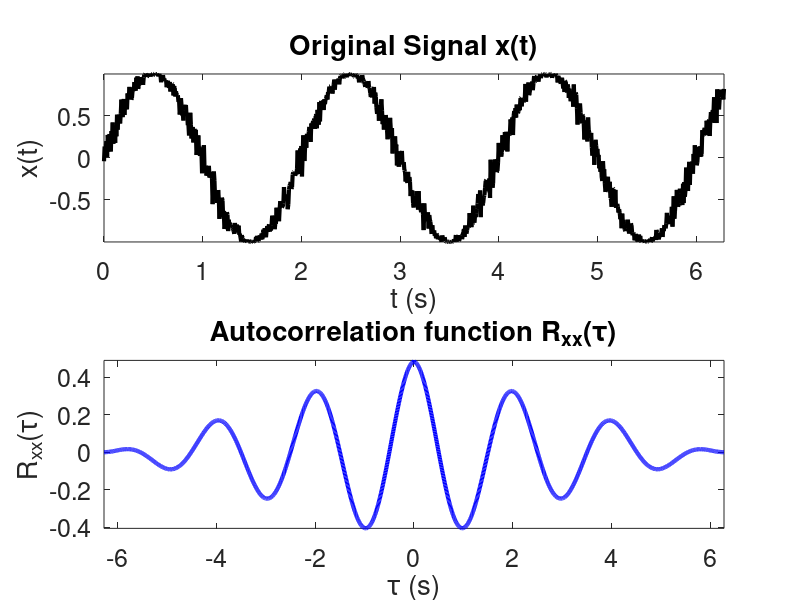

Here is the MATLAB script that generated this plot:
function [output_ACF, tau] = corrXX(t_signal, time, mode, plots1)
%%%%%%%%%%%%%%%%%%%%%%%%%%%%%%%%%%%%%%%%%%%%%%%%%%%%%%%%%%%%%%%%%%%%%%%%%%%
% This function computes the Autoccorelation function of a single time
% signal x(t) by assuming ergodicity and computing the time average of the
% product x(t)x(t+tau), where tau represents the lag-time. The outputs
% include the ACF itself, and a time array tau for the lag.
%%%%%%%%%%%%%%%%%%%%%%%%%%%%%%%%%%%%%%%%%%%%%%%%%%%%%%%%%%%%%%%%%%%%%%%%%%%
% INPUTS:
% t_signal = the time signal x(t) whose autocorrelation function we are
% interested in.
%
% time = either a time array for each t in the signal x(t), or the total
% time period (duration) of the signal.
%
% mode = 1 (one-sided ACF) or 2 (two-sided ACF)
%
% plots1 = 0 (no plots) or 1 (produce plots)
%%%%%%%%%%%%%%%%%%%%%%%%%%%%%%%%%%%%%%%%%%%%%%%%%%%%%%%%%%%%%%%%%%%%%%%%%%%
% OUTPUTS:
% output_ACF = array of values for the autocorrelation function of t_signal
%
% tau = an array of values of the lag tau
%%%%%%%%%%%%%%%%%%%%%%%%%%%%%%%%%%%%%%%%%%%%%%%%%%%%%%%%%%%%%%%%%%%%%%%%%%%
% Developed by: Oscar A. Nieves
% Institution: University of Technology, Sydney.
% Last update: 07/11/2019, 3:40pm
%%%%%%%%%%%%%%%%%%%%%%%%%%%%%%%%%%%%%%%%%%%%%%%%%%%%%%%%%%%%%%%%%%%%%%%%%%%

% Set up default values for inputs
if nargin == 3
    plots1 = 1;
    mode = 1;
elseif nargin == 2
    plots1 = 1;
    mode = 1;
elseif nargin == 1
    plots1 = 1;
    mode = 1;
    time = linspace(0,2*pi,1000);
elseif nargin == 0
    plots1 = 1;
    mode = 2;
    time = linspace(0,2*pi,1000);
    t_signal = sin(pi*time + 0.1*randn(1,length(time)));
end

Nt = length(t_signal);
if length(time) == 1
    time = linspace(0,time,1000);
end
T = max(time);
x = t_signal;
dt = abs(time(2)-time(1));

% Calculate autocorrelation
switch mode
    case 1
        output_ACF = zeros(1,Nt);
        tau = linspace(0,T,Nt);
        xx1 = x.*conj(x);
        output_ACF(1) = dt*( (xx1(1)+xx1(end))/2 + sum(xx1(2:end-1)) );
        xshift = zeros(1,Nt);
        xshift(2:end) = x(1:end-1);
        for ii = 2:Nt
            xshift(1) = 0;
            xshift(2:end) = xshift(1:end-1);
            xx = x.*conj(xshift);
            output_ACF(ii) = dt*( (xx(ii)+xx(end))/2 + sum(xx(ii:end-1)) );
        end
    case 2
        output_ACF = zeros(1,2*Nt+1);
        tau = linspace(-T,T,2*Nt+1);
        xx1 = x.*conj(x);
        md = median(linspace(1,2*Nt+1,2*Nt+1));
        output_ACF(md) = dt*( (xx1(1)+xx1(end))/2 + sum(xx1(2:end-1)) );
        
        % Right-shift
        xshift = zeros(1,Nt);
        xshift(2:end) = x(1:end-1);
        for ii = 2:Nt
            xshift(1) = 0;
            xshift(2:end) = xshift(1:end-1);
            xx = x.*conj(xshift);
            output_ACF(md+ii-1) = dt*( (xx(ii)+xx(end))/2 + sum(xx(ii:end-1)) );
        end
        
        % Left-shift
        xshift = zeros(1,Nt);
        xshift(1:end-1) = x(2:end);
        for ii = 2:Nt
            xshift(end) = 0;
            xshift(1:end-1) = xshift(2:end);
            xx = x.*conj(xshift);
            output_ACF(md-ii+1) = dt*( (xx(1)+xx(end-ii+1))/2 + sum(xx(2:end-ii+1)) );
        end
end

output_ACF = output_ACF/T;

switch plots1
    case 0
        disp('no plots');
    case 1
        figure(1);
        set(gcf,'color','w');
        subplot(211);
        plot(time,x,'k','LineWidth',3);
        title('Original Signal x(t)');
        xlabel('t (s)');
        ylabel('x(t)');
        xlim([min(time) max(time)]);
        ylim([min(x) max(x)]);
        set(gca,'FontSize',18);
        
        subplot(212);
        plot(tau,output_ACF,'b','LineWidth',3);
        title('Autocorrelation function R_{xx}(\tau)');
        xlabel('\tau (s)');
        ylabel('R_{xx}(\tau)');
        xlim([min(tau) max(tau)]);
        ylim([min(output_ACF) max(output_ACF)]);
        set(gca,'FontSize',18);
end
end
